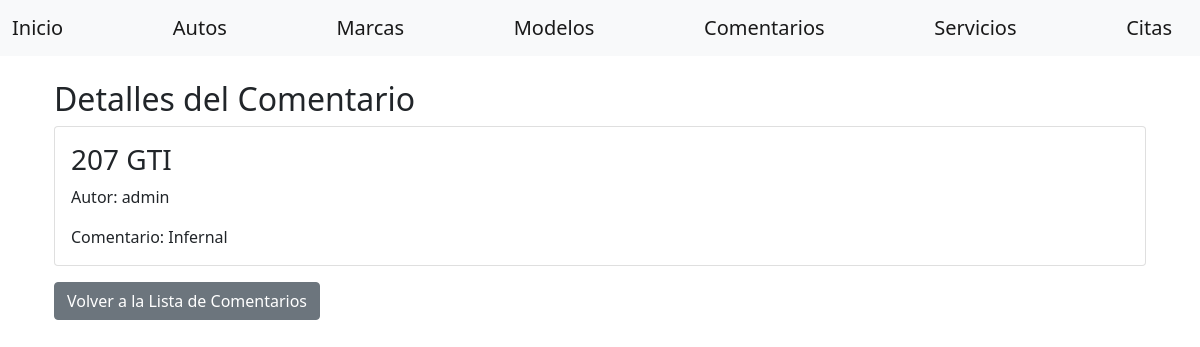
The app's page /gestion/comentarios/6/ with its own data.
### gestion/models.py (models this page shows, shortened)
class Comentario(models.Model):
    auto = models.ForeignKey(Auto, on_delete=models.CASCADE)
    autor = models.ForeignKey(User, on_delete=models.CASCADE)
    comentario = models.TextField()
    fecha = models.DateTimeField(auto_now_add=True)

class Auto(models.Model):
    marca = models.ForeignKey(Marca, on_delete=models.CASCADE, default=1, verbose_name=_("marca"))
    modelo = models.ForeignKey(ModeloAuto, on_delete=models.CASCADE, verbose_name=_("modelo"))
    categoria = models.ForeignKey(Categoria, on_delete=models.CASCADE, verbose_name=_("categoria"))
    precio = models.DecimalField(max_digits=10, decimal_places=2, verbose_name=_("precio"))
    imagen = models.ImageField(upload_to='autos/', null=True, blank=True, verbose_name=_("imagen"))
    descripcion = models.TextField(verbose_name=_("descripcion"))

class ModeloAuto(models.Model):
    marca = models.ForeignKey(Marca, on_delete=models.CASCADE)
    nombre = models.CharField(max_length=100)

### gestion/views/comentario_view.py (the view)
# urls.py: path('comentarios/<int:id>/', comentario_view.ComentarioDetailView.as_view(), name='comentario-detail'),
class ComentarioDetailView(View):
    def get(self, request, id, *args, **kwargs):
        repo = ComentarioRepository()
        comentario = get_object_or_404(Comentario, id=id)
        return render(
            request,
            'comentarios/detail.html',
            dict(
                comentario=comentario
            )
        )

### gestion/context_processors.py (called while the page is built)
def user_info(request):
    user = request.user if request.user.is_authenticated else None
    return {
        'authenticated_user': user
    }

def all_brands(request):
    brands = cache.get('brands')
    if brands is None:
        brands = Marca.objects.all()
        cache.set('brands', brands, 36000)  # Cache por 10 horas (36000 segundos)
    return {'all_brands': brands}

def all_categories(request):
    categories = cache.get('categories')
    if categories is None:
        categories = Categoria.objects.all()  # Devuelve objetos completos
        cache.set('categories', categories, 36000)  # Cache por 10 horas (36000 segundos)
    return {'all_categories': categories}

### gestion/templates/comentarios/detail.html (shortened to what this page needs)
{% extends "home/base.html" %}
{% block content %}
<div class="container mt-3">
    <h2>Detalles del Comentario</h2>
    <div class="card">
        <div class="card-body">
            <h3 class="card-title">{{ comentario.auto.modelo.nombre }}</h3>
            <p class="card-text">Autor: {{ comentario.autor.username }}</p>
            <p class="card-text">Comentario: {{ comentario.comentario }}</p>
        </div>
    </div>
    <a href="{% url 'comentario-list' %}" class="btn btn-secondary mt-3">Volver a la Lista de Comentarios</a>
</div>
{% endblock %}

### home/templates/home/base.html (style rules this page uses)
body { background-image: url(''); background-size: cover; background-position: center; background-repeat: no-repeat; height: 100vh; margin: 0; }
.card { background-color: rgba(255, 255, 255, 0.8); }

### records on screen
Comentario: auto.modelo.nombre "207 GTI", autor.username "admin", comentario "Infernal"
